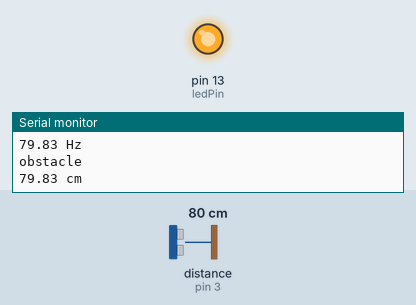
Simulated run of this sketch. Board: Arduino Uno, built with avr-gcc and run on an emulated ATmega328P. On the bench: output pins drawn as LEDs (lit = HIGH), the last lines printed to the serial monitor. Wiring (inferred from the names in the program): ultrasonic range finder: trigger pin 2; echo pin 3. Inputs (shaded band) come from the test bench; at power-on: distance to the obstacle (sensor on pin 3) 80 cm. The echo pulse lasts 58.3 µs per cm; pins used as bus, display or sensor lines are not drawn.

Above: at 1.3 s.
1.4 s: distance to the obstacle (sensor on pin 3) set to 34 cm
2.9 s: distance to the obstacle (sensor on pin 3) set to 28 cm
At 3.3 s:
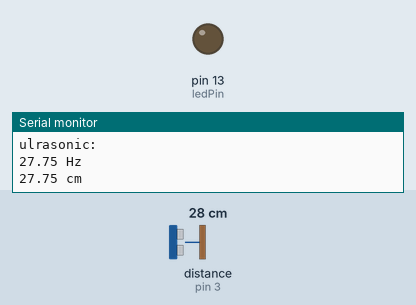
4.5 s: distance to the obstacle (sensor on pin 3) set to 35 cm
At 4.8 s:
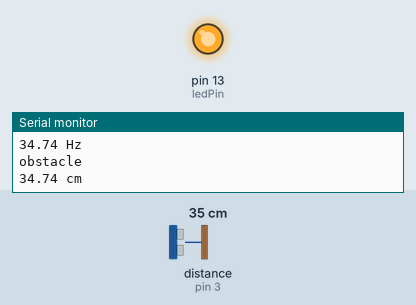
6.0 s: distance to the obstacle (sensor on pin 3) set to 2 cm
At 7.5 s:
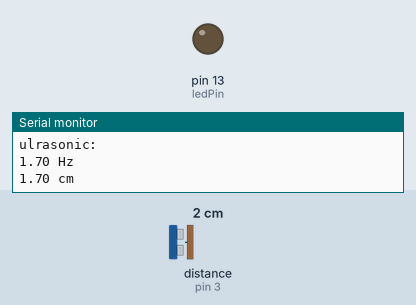
Timing chart, 0 to 8.5 s (numbered marks = the images above; inputs shaded):
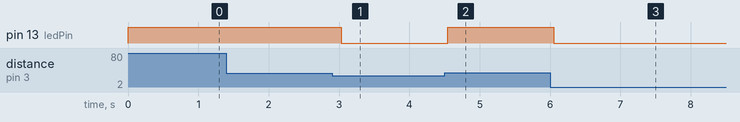

The sketch:

ultrasonic.ino
```cpp
const int trigPin = 2;   // Trigger pin of the ultrasonic sensor
const int echoPin = 3;  // Echo pin of the ultrasonic sensor
const int ledPin = 13;   // LED pin

void setup() {
  Serial.begin(9600);
  pinMode(trigPin, OUTPUT);
  pinMode(echoPin, INPUT);
  pinMode(ledPin, OUTPUT);
}

void loop() {
  float duration, distance;


  // Clear the trigger pin
  digitalWrite(trigPin, LOW);
  delayMicroseconds(2);

  // Set the trigger pin high for 10 microseconds
  digitalWrite(trigPin, HIGH);
  delayMicroseconds(10);
  digitalWrite(trigPin, LOW);

  // Read the echo pin, and calculate the duration in microseconds
  duration = pulseIn(echoPin, HIGH);


  // Calculate the distance in centimeters
  distance = (duration / 2) / 29.1;

  // Print the distance to the Serial monitor


  // Turn on the LED if the distance is less than 20 cm, otherwise turn it off
  if (distance > 30 ) {
    digitalWrite(ledPin, HIGH);
    float frequency=distance ;
    Serial.println(" ulrasonic: ");
    Serial.print(frequency);  // Print the calculated frequency
    Serial.println(" Hz");    // Print the unit (Hz)
    Serial.println("obstacle ");

  } else {
    digitalWrite(ledPin, LOW);
    float frequency=distance;
    Serial.println("ulrasonic:");
    Serial.print(frequency);  // Print the calculated frequency
    Serial.println(" Hz");
  }

    Serial.print("");
    Serial.print(distance); // Print the distance value to the serial monitor.
    Serial.println(" cm");

  delay(500); // Delay for 1 second before the next reading
}
```

Measured:
- the behaviour switches between 31 and 30 cm on distance to the obstacle (sensor on pin 3) (found by bisection; images 0 and 1)
- after the input at 2.9 s, pin 13 (ledPin): HIGH → LOW after 0.13 s
- after the input at 4.5 s, pin 13 (ledPin): LOW → HIGH at once
- after the input at 6.0 s, pin 13 (ledPin): HIGH → LOW after 0.05 s
